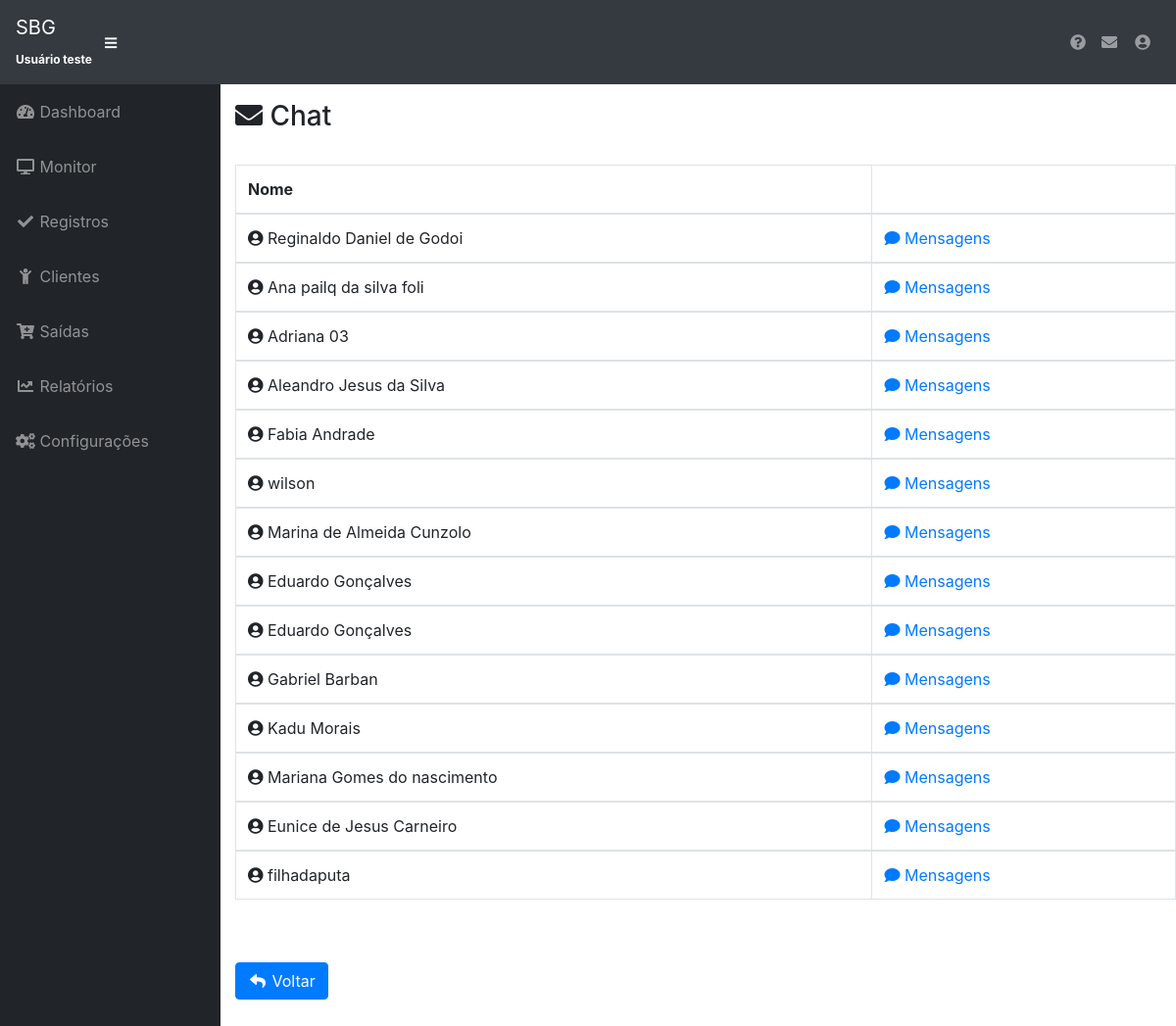
Page /view/chat.php (signed in) on the committed database.
### tables this page shows
CREATE TABLE `usuarios` (
  `id` int(11) NOT NULL,
  `nome` varchar(100) NOT NULL,
  `usuario` varchar(30) NOT NULL,
  `data_cadastro` timestamp NOT NULL DEFAULT CURRENT_TIMESTAMP ON UPDATE CURRENT_TIMESTAMP,
  `senha` varchar(20) NOT NULL,
  `url_inicial` varchar(150) NOT NULL,
  `empresa_id` int(11) NOT NULL,
  `email` varchar(100) NOT NULL,
  `flag_digitando` int(11) NOT NULL
);

### model/config.php (called while the page is built, shortened)
<?php
class config
{
	public function lista_usuarios($empresa_id)
	{
		$conexao = new Conexao();
		$pdo = new PDO('mysql:host='.$conexao->host.':'.$conexao->port.';dbname='.$conexao->dbname.'', ''.$conexao->user.'', ''.$conexao->password.'');
		$data = $pdo->query("SELECT * FROM usuarios WHERE empresa_id=".$empresa_id)->fetchAll();
		return $data;
	}
	public function verifica_permissao($usuario_id, $codigo)
	{
		$conexao = new Conexao();
		$pdo = new PDO('mysql:host='.$conexao->host.':'.$conexao->port.';dbname='.$conexao->dbname.'', ''.$conexao->user.'', ''.$conexao->password.'');
		$data = $pdo->query("SELECT * FROM usuarios_permissoes WHERE usuario_id='".$usuario_id."' AND codigo='".$codigo."';")->fetchAll();
		foreach ($data as $d){
			$ativo = $d['ativo'];
		}
		return $ativo;
	}
}
?>

### model/firewall.php (called while the page is built, shortened)
<?php
class firewall
{
	public function gera_random()
	{
		$a = rand(1,11);
		$b = rand(11,20);
		$c = rand(21,30);
		$d = rand(31,40);
		$e = rand(41,50);
		$f = rand(51,60);
		$g = rand(61,70);
		$h = rand(71,80);
		$i = rand(81,90);
		$j = rand(91,100);
		$k = rand(101,110);
		$l = rand(111,120);
		$m = rand(121,130);
		$o = rand(141,150);
		$p = rand(151,160);
		$q = rand(161,170);
		$var_hash = $a.$b.$c.$d.$e.$f.$g.$h.$i.$j.$k.$l.$m.$m.$o.$p.$q;
		return $var_hash;
	}
}
?>

### view/chat.php (the view, shortened to what this page needs)
<?php
$nome_usuario = $_SESSION["nome_usuario"];
?>
<!DOCTYPE html>
<html lang="pt-br">
  <head>
    <link href="../vendor/bootstrap/css/bootstrap.min.css" rel="stylesheet">
    <link href="../vendor/fontawesome-free/css/all.min.css" rel="stylesheet" type="text/css">
    <link href="../vendor/datatables/dataTables.bootstrap4.css" rel="stylesheet">
    <link href="../css/sb-admin.css" rel="stylesheet">
  </head>
  <body id="page-top">
    <nav class="navbar navbar-expand navbar-dark bg-dark static-top">
      <a class="navbar-brand mr-1" href="#">SBG<br><span style="font-size: 12px;"><b><?= $nome_usuario ?></b></span></a>
      <button class="btn btn-link btn-sm text-white order-1 order-sm-0" id="sidebarToggle" href="#">
        <i class="fas fa-bars"></i>
      </button>
      <ul class="navbar-nav ml-auto ml-md-0">
        <li class="nav-item dropdown no-arrow">
          <a class="nav-link dropdown-toggle" href="tutoriais.php"><i class="fas fa-question-circle" title="Central de ajuda"></i></a>
        </li>
        <li class="nav-item dropdown no-arrow">
          <a class="nav-link dropdown-toggle" href="chat.php"><i class="fas fa-envelope" title="Chat"></i></a>
        </li>
        <li class="nav-item dropdown no-arrow">
          <a class="nav-link dropdown-toggle" href="#" id="userDropdown" role="button" data-toggle="dropdown" aria-haspopup="true" aria-expanded="false">
            <i class="fas fa-user-circle fa-fw"></i>
          </a>
        </li>
      </ul>
    </nav>
    <div id="wrapper">
     <?php
     include("../model/config.php");
        $config = new Config();
        $permissao1=$config->verifica_permissao($usuario_id, 1);
        $permissao2=$config->verifica_permissao($usuario_id, 2);
        $permissao3=$config->verifica_permissao($usuario_id, 3);
        $permissao4=$config->verifica_permissao($usuario_id, 4);
        $permissao5=$config->verifica_permissao($usuario_id, 5);
        $permissao11=$config->verifica_permissao($usuario_id, 11);
      ?>
      <ul class="sidebar navbar-nav">
        <?php if($permissao2){ ?>
        <li class="nav-item active">
          <a class="nav-link" href="inicial.php">
            <i class="fas fa-fw fa-tachometer-alt"></i>
            <span>Dashboard</span>
          </a>
        </li>
      <?php } ?>
        <?php if($permissao5){ ?>
        <li class="nav-item active">
          <a class="nav-link" href="monitor.php">
            <i class="fas fa-fw fa fa-desktop"></i>
            <span>Monitor</span>
          </a>
        </li>
        <?php } ?>
        <?php if($permissao1){ ?>
        <li class="nav-item">
          <a class="nav-link" href="registros.php">
            <i class="fas fa-fw fa fa-check"></i>
            <span>Registros</span></a>
        </li>
        <?php } ?>
        <?php if($permissao4){ ?>
        <li class="nav-item">
          <a class="nav-link" href="clientes.php">
            <i class="fas fa-fw   fa  fa fa-child"></i>
            <span>Clientes</span></a>
        </li>
        <?php } ?>
        <?php if($permissao11){ ?>
        <li class="nav-item">
          <a class="nav-link" href="financas.php">
            <i class="fas fa-fw fa fa-cart-plus"></i>
            <span>Saídas</span></a>
        </li>
        <?php } ?>
        <?php if($permissao3){ ?>
        <li class="nav-item">
          <a class="nav-link" href="relatorios.php">
            <i class="fas fa-fw fa-chart-line"></i>
            <span>Relatórios</span></a>
        </li>
        <?php } ?>
        <li class="nav-item">
          <a class="nav-link" href="configuracoes.php">
            <i class="fas fa-fw fa fa fa-cogs"></i>
            <span>Configurações</span></a>
        </li>
      </ul>
     <div id='content-wrapper' style='margin-left: 15px'>
        <?php
          include("../model/firewall.php");
          $data = $config->lista_usuarios($empresa_id);
          $firewall = new Firewall();
          $var_hash = $firewall->gera_random();
        ?>
        <h3><i class="fas fa-envelope" title="Chat"></i> Chat</h3>
        <br>
              <table class="table table-bordered" width="40%" cellspacing="0">
                <thead>
                    <tr>
                      <th>Nome</th>
                      <th></th>
                    </tr>
                  </thead>
          <?php
              foreach ($data as $row)
              {
                  if($usuario_id != $row['id'])
                  {
                    echo "<tbody><tr><td><i class='fas fa fa fa-user-circle'></i> ".$row['nome']."</td>";
                    $id = $row['id'] + 15920 - 350;
                    echo "<td>
                      <a href='chat_conversa.php?id=".$id."?id_user=".$var_hash."'><i class='fas fa fa-comment' title='Mensagens'></i> Mensagens</a>
                    </td></tr></tbody>";
                  }
              }
          ?>
                </table>
        <br><br>
            <a class="btn btn-primary" href="javascript:history.back(1);" ><i class="fas fa-fw fa fa  fa fa-reply"></i>
            <span>Voltar</span></a>
      </div>
    </div>
  </body>
</html>

### css/sb-admin.css (style rules this page uses)
html { position: relative; min-height: 100%; }
body { height: 100%; }
#wrapper { display: -webkit-box; display: -ms-flexbox; display: flex; }
#wrapper #content-wrapper { overflow-x: hidden; width: 100%; padding-top: 1rem; padding-bottom: 80px; }
.navbar-nav .nav-item.dropdown .dropdown-toggle::after { width: 1rem; text-align: center; float: right; vertical-align: 0; border: 0; font-weight: 900; content: '\f105'; font-family: 'Font Awesome 5 Free'; }
.navbar-nav .nav-item.dropdown.no-arrow .dropdown-toggle::after { display: none; }
.sidebar { width: 90px !important; background-color: #212529; min-height: calc(100vh - 56px); }
.sidebar .nav-item:last-child { margin-bottom: 1rem; }
.sidebar .nav-item .nav-link { text-align: center; padding: 0.75rem 1rem; width: 90px; }
.sidebar .nav-item .nav-link span { font-size: 0.65rem; display: block; }
.sidebar .nav-item .nav-link { color: rgba(255, 255, 255, 0.5); }
@media (min-width: 768px) { .sidebar { width: 225px !important; } }
@media (min-width: 768px) { .sidebar .nav-item .nav-link { display: block; width: 100%; text-align: left; padding: 1rem; width: 225px; } }
@media (min-width: 768px) { .sidebar .nav-item .nav-link span { font-size: 1rem; display: inline; } }
:root { --input-padding-x: 0.75rem; --input-padding-y: 0.75rem; }

### rows in the picture
usuarios: nome "Reginaldo Daniel de Godoi"
usuarios: nome "Ana pailq da silva foli"
usuarios: nome "Adriana 03"
usuarios: nome "Aleandro Jesus da Silva"
usuarios: nome "Fabia Andrade"
usuarios: nome "wilson"
usuarios: nome "Marina de Almeida Cunzolo"
usuarios: nome "Eduardo Gonçalves"
usuarios: nome "Eduardo Gonçalves"
usuarios: nome "Gabriel Barban"
usuarios: nome "Kadu Morais"
usuarios: nome "Mariana Gomes do nascimento"
usuarios: nome "Eunice de Jesus Carneiro"
usuarios: nome "filhadaputa"

### other values in the picture
$nome_usuario "Usuário teste"
